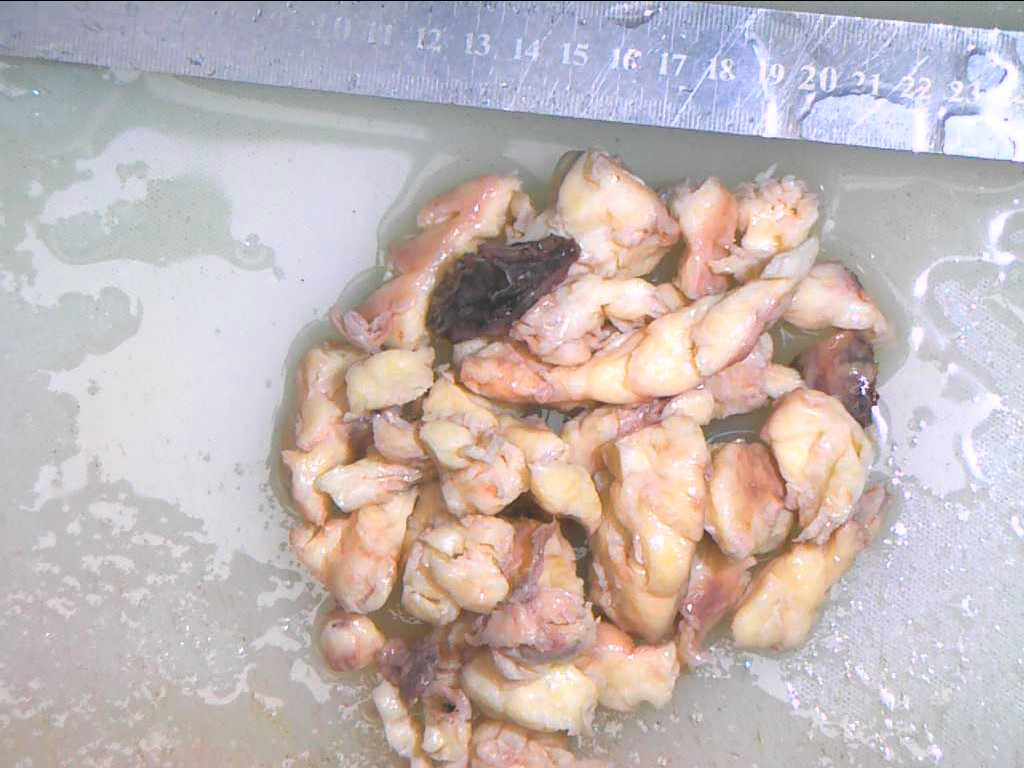
#> input picture standardSample/zigongjiliuFuQiang.jpg, 1024 x 768 px
$ python graph_cut.py
#> lines starting #> are read from the running program, lines starting #| are printed output that depends on the picture
import cv2 as cv
import numpy as np

# img = np.uint8(img*255)
# src = img
src = cv.imread("./standardSample/zigongjiliuFuQiang.jpg")
#> src is the input picture: shape (768, 1024, 3); mean B, G, R 182.3, 183, 194.8
src = cv.resize(src, (0, 0), fx=0.5, fy=0.5)
#> src: shape (384, 512, 3)
src = cv.cvtColor(src, cv.COLOR_BGR2GRAY)
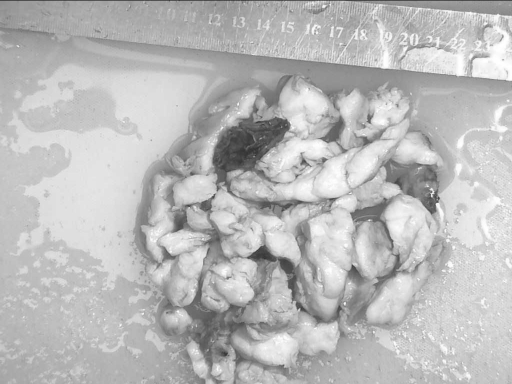
#> src: shape (384, 512); min 50, max 255, mean 186.5
img = src
#> (the run stopped early here; a loop or call above may not have finished)

$ run again, with standardSample/lung1.jpg copied over standardSample/zigongjiliuFuQiang.jpg
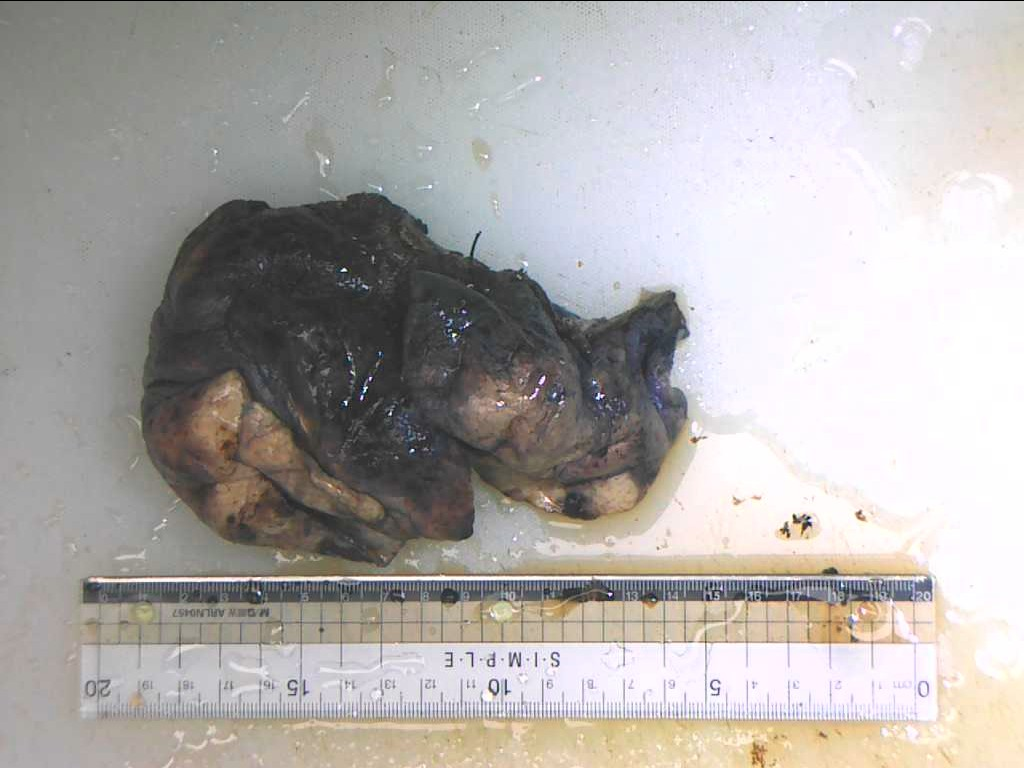
#> input picture standardSample/lung1.jpg, 1024 x 768 px
#> src is the input picture: shape (768, 1024, 3); mean B, G, R 171, 173.1, 176.8
#> `src = cv.cvtColor(src, cv.COLOR_BGR2GRAY)`:
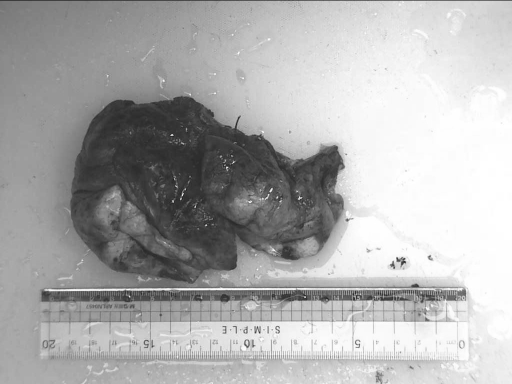
#> src: shape (384, 512); min 30, max 255, mean 174.1

$ run again, with standardSample/lung2.jpg copied over standardSample/zigongjiliuFuQiang.jpg
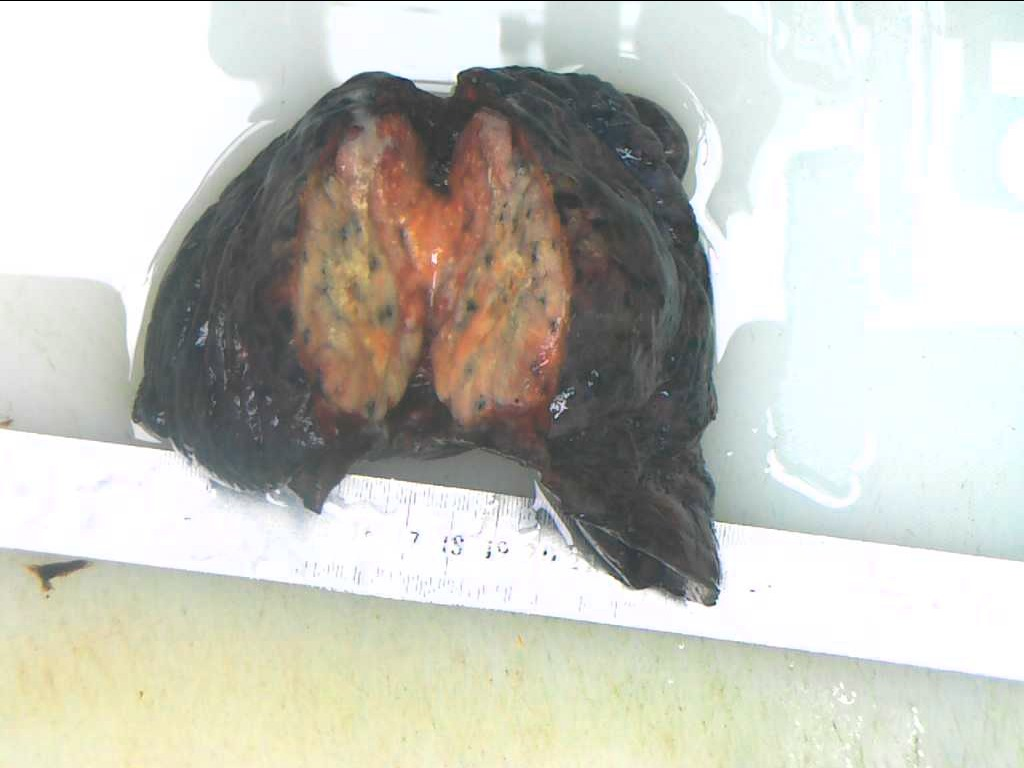
#> input picture standardSample/lung2.jpg, 1024 x 768 px
#> src is the input picture: shape (768, 1024, 3); mean B, G, R 189, 197.7, 197.5
#> `src = cv.cvtColor(src, cv.COLOR_BGR2GRAY)`:
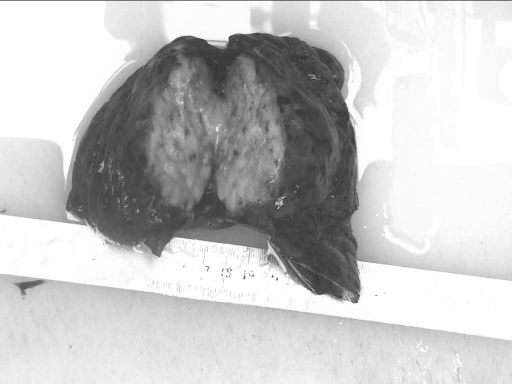
#> src: shape (384, 512); min 52, max 255, mean 196.8
